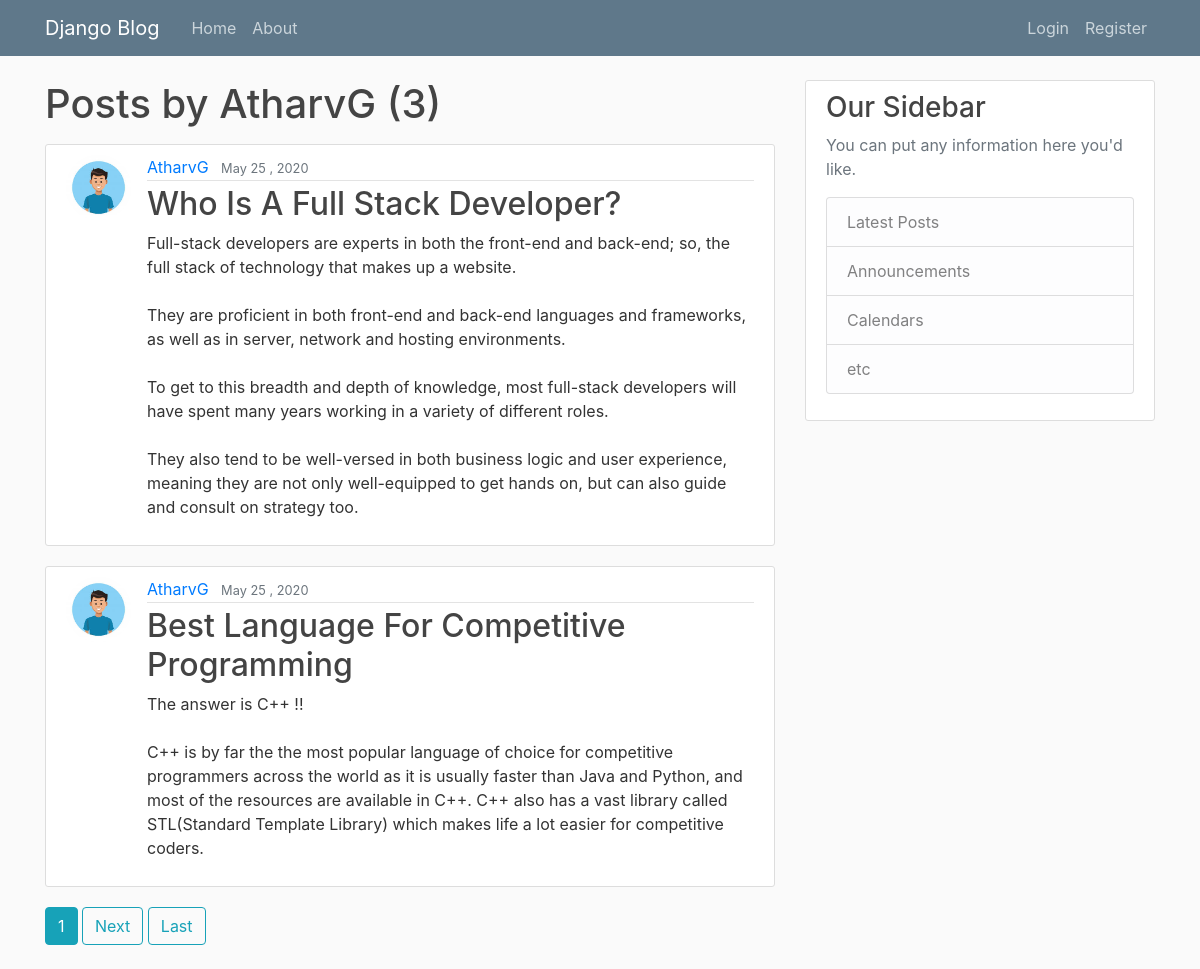
Screenshot of /user/AtharvG/ with the database file from the repository.
### blog/models.py (models this page shows, shortened)
class Post(models.Model):
	title = models.CharField(max_length=100)
	content = models.TextField()
	date_posted = models.DateTimeField(default=timezone.now)
	author = models.ForeignKey(User, on_delete=models.CASCADE)

### users/models.py (models this page shows, shortened)
class Profile(models.Model):
	user = models.OneToOneField(User, on_delete=models.CASCADE)
	image = models.ImageField(default='default.jpg', upload_to='profile_pics')

### blog/views.py (the view)
# urls.py: path('user/<str:username>/', UserPostListView.as_view(), name="user-posts"),
class UserPostListView(ListView):
	model = Post
	template_name = 'blog/user_post.html'# <app>/<model>_<viewtype>.html
	context_object_name = 'posts'	# Ordering Posts from Newest to Oldest.
	paginate_by = 2
	def get_queryset(self):
		user = get_object_or_404(User, username=self.kwargs.get('username'))
		return Post.objects.filter(author=user).order_by('-date_posted')

### blog/templates/blog/user_post.html (shortened to what this page needs)
{% extends "blog/base.html" %}
{% block content %}
  <h1 class="mb-3" >Posts by {{ view.kwargs.username }} ({{ page_obj.paginator.count }}) </h1>
	{% for post in posts %}
		<article class="media content-section">
		  <img class = "rounded-circle article-img" src="{{ post.author.profile.image.url }}">
		  <div class="media-body">
		    <div class="article-metadata">
		      <a class="mr-2" href="{% url 'user-posts' post.author.username %}">{{ post.author }}</a>
		      <small class="text-muted">{{ post.date_posted | date:"F  d , Y" }}</small>
		    </div>
		    <h2><a class="article-title" href="{% url 'post-detail' post.id %}">{{ post.title }}</a></h2>
		    <p class="article-content">{{ post.content }}</p>
		  </div>
		</article>
	{% endfor %}
    {% if is_paginated %}
      {% for num in page_obj.paginator.page_range %}
        {% if page_obj.number == num %}
          <a class="btn btn-info mb-4" href="?page={{ num }}">{{ num }}</a>
        {% endif %}
      {% endfor %}
      {% if page_obj.has_next %}
        <a class="btn btn-outline-info mb-4" href="?page={{ page_obj.next_page_number }}">Next</a>
        <a class="btn btn-outline-info mb-4" href="?page={{ page_obj.paginator.num_pages }}">Last</a>
      {% endif %}
    {% endif %}
{% endblock content%}

### blog/static/blog/main.css (style rules this page uses)
body { background: #fafafa; color: #333333; margin-top: 5rem; }
h1, h2, h3, h4, h5, h6 { color: #444444; }
.content-section { background: #ffffff; padding: 10px 20px; border: 1px solid #dddddd; border-radius: 3px; margin-bottom: 20px; }
.article-title { color: #444444; }
.article-content { white-space: pre-line; }
.article-img { height: 65px; width: 65px; margin-right: 16px; }
.article-metadata { padding-bottom: 1px; margin-bottom: 4px; border-bottom: 1px solid #e3e3e3 }

### rows the page displays
Post: author.profile.image (picture), author "AtharvG", date_posted "May 25 , 2020", title "Who Is A Full Stack Developer?", content "Full-stack developers are experts in both the front-end and back-end; so, the full stack of technology that makes up a website. They are proficient in both front-end and back-end languages and frameworks, as well as in server, network and hosting environments. To get to this breadth and depth of knowledge, most full-stack developers will have spent many years working in a variety of different roles. They also tend to be well-versed in both business logic and user experience, meaning they are not only well-equipped to get hands on, but can also guide and consult on strategy too."
Post: author.profile.image (picture), author "AtharvG", date_posted "May 25 , 2020", title "Best Language For Competitive Programming", content "The answer is C++ !! C++ is by far the the most popular language of choice for competitive programmers across the world as it is usually faster than Java and Python, and most of the resources are available in C++. C++ also has a vast library called STL(Standard Template Library) which makes life a lot easier for competitive coders."

### other values shown
{{ view.kwargs.username }} "AtharvG"
{{ page_obj.paginator.count }} "3"
{{ num }} "1"
